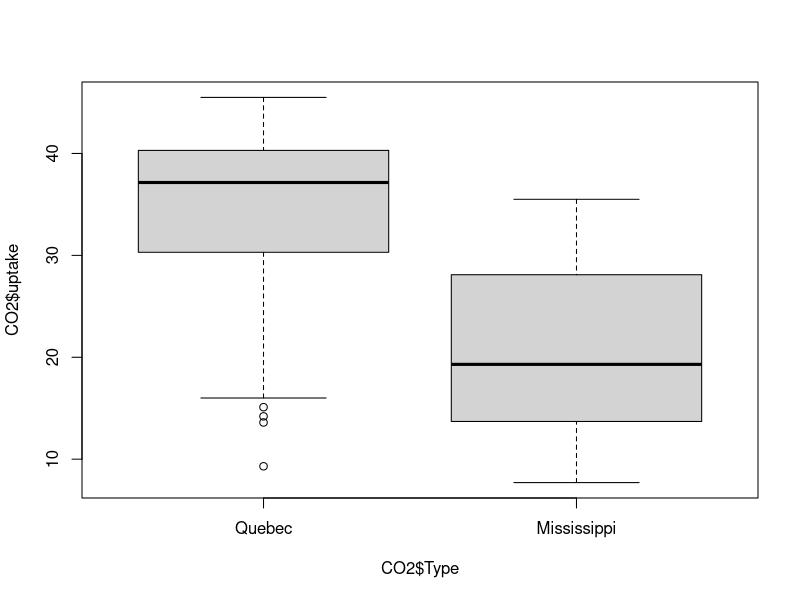

Write the R code that produced this figure.

mean_uptake <- mean(CO2$uptake)
class(mean_uptake)

boxplot(CO2$uptake~CO2$Type)

qPlant <- CO2$Plant[CO2$Type=="Quebec"]
qType <- CO2$Type[CO2$Type=="Quebec"]
qTreatment <- CO2$Treatment[CO2$Type=="Quebec"]
qConc <- CO2$conc[CO2$Type=="Quebec"]
qUptake <- CO2$uptake[CO2$Type=="Quebec"]


CO2_quebec <- data.frame(qPlant, qType, qTreatment, qConc, qUptake)

mPlant <- CO2$Plant[CO2$Type=="Mississippi"]
mType <- CO2$Type[CO2$Type=="Mississippi"]
mTreatment <- CO2$Treatment[CO2$Type=="Mississippi"]
mConc <- CO2$conc[CO2$Type=="Mississippi"]
mUptake <- CO2$uptake[CO2$Type=="Mississippi"]


CO2_mississippi <- data.frame(mPlant, mType, mTreatment, mConc, mUptake)







